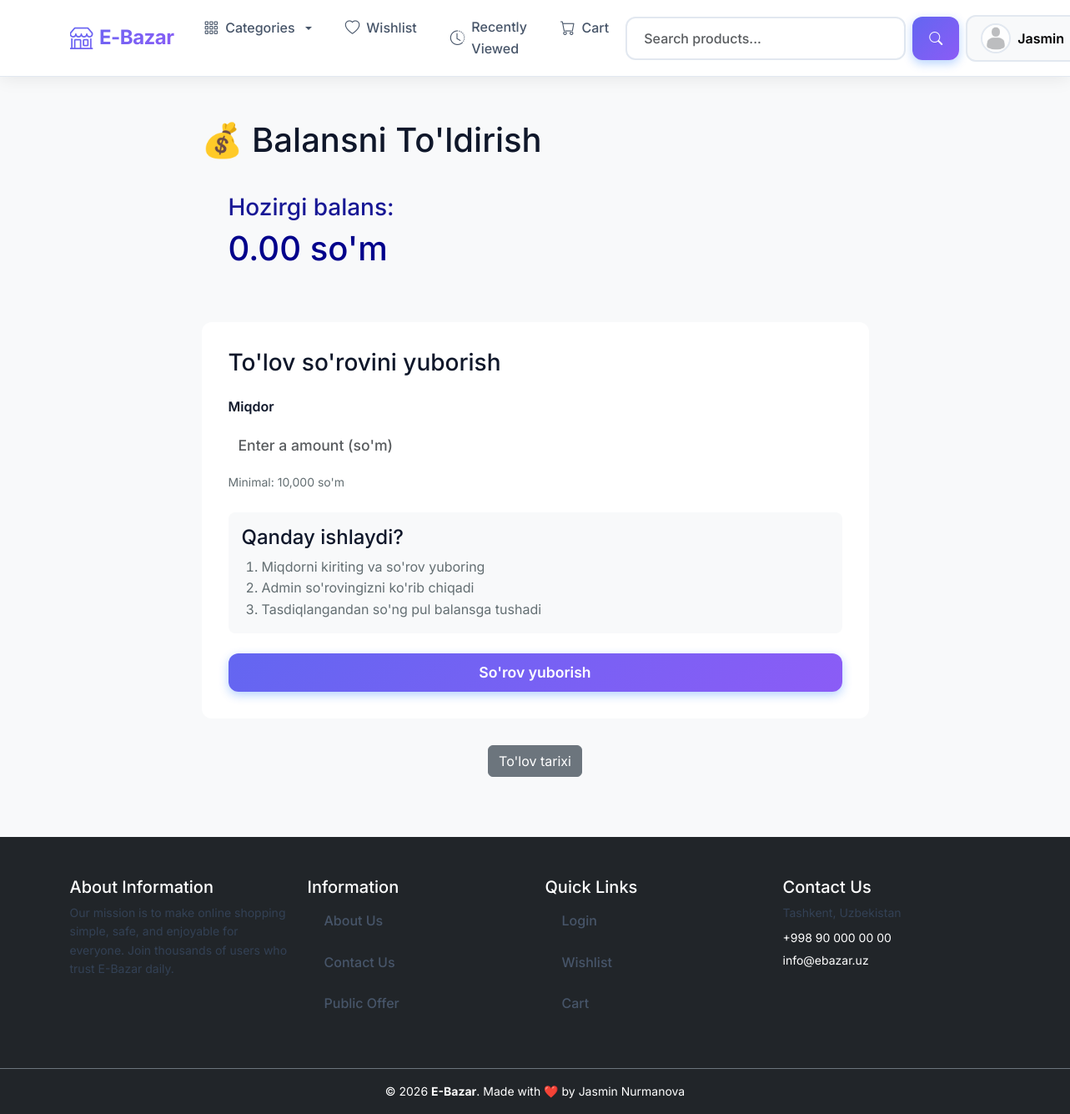
The app's page /users/deposit (signed in) with its own data.
### users/models.py (models this page shows, shortened)
class CustomUser(AbstractUser):
    phone_number = models.CharField(max_length=17, blank=True, null=True)
    tg_username = models.CharField(max_length=30, blank=True)
    avatar = models.ImageField(upload_to='avatars/', default='avatars/default.jpg')
    balance = models.DecimalField(max_digits=15, decimal_places=2, default=0)
    created_at = models.DateTimeField(auto_now_add=True)
    updated_at = models.DateTimeField(auto_now=True)
    def __str__(self):
        return self.username

### users/views.py (the view, shortened to what this page needs)
# urls.py: path('deposit', DepositRequestView.as_view(), name='deposit'),
class DepositRequestView(LoginRequiredMixin, View):
    def get(self, request):
        form = DepositRequestForm()
        user_requests = DepositRequest.objects.filter(user=request.user).order_by('-id')
        context = {
            'form': form,
            'user_requests': user_requests,
            'balance': request.user.balance
        }
        return render(request, 'deposit.html', context)

### users/forms.py
class DepositRequestForm(forms.ModelForm):
    class Meta:
        model = DepositRequest
        fields = ['amount']
        widgets = {
            'amount': forms.NumberInput(attrs={'class': 'form-control','placeholder': 'Enter a amount (so\'m)','min': '10000','step': '1000'})
        }

### main/views.py (called while the page is built)
def for_all_pages(request):
    categories=Category.objects.all()
    return {'categories':categories}

### templates/deposit.html (shortened to what this page needs)
{% extends 'base.html' %}
{% load static %}
{% block content %}
<div style="max-width: 800px; margin: 0 auto;">
    <h1 class="page-title">💰 Balansni To'ldirish</h1>
    <div style="background: linear-gradient(135deg, var(--blue), var(--green)); color: darkblue; padding: 2rem; border-radius: 12px; margin-bottom: 2rem; box-shadow: var(--purple);">
        <h3 style="margin-bottom: 0.5rem; opacity: 0.9;">Hozirgi balans:</h3>
        <h2 style="font-size: 2.5rem; margin: 0;">{{ balance }} so'm</h2>
    </div>
    <div style="background: white; padding: 2rem; border-radius: 12px; box-shadow: var(--yellow); margin-bottom: 2rem;">
        <h3 style="margin-bottom: 1.5rem;">To'lov so'rovini yuborish</h3>
        <form method="post">
            <div class="form-group">
                <label for="{{ form.amount.id_for_label }}">Miqdor</label>
                {{ form.amount }}
                <small style="color: #636e72; display: block; margin-top: 0.5rem;">
                    Minimal: 10,000 so'm
                </small>
            </div>
            <div style="background: #f8f9fa; padding: 1rem; border-radius: 8px; margin: 1.5rem 0;">
                <h4 style="margin-bottom: 0.5rem;">
                    Qanday ishlaydi?
                </h4>
                <ol style="margin: 0; padding-left: 1.5rem; color: #636e72;">
                    <li>Miqdorni kiriting va so'rov yuboring</li>
                    <li>Admin so'rovingizni ko'rib chiqadi</li>
                    <li>Tasdiqlangandan so'ng pul balansga tushadi</li>
                </ol>
            </div>
            <button type="submit" class="btn btn-primary" style="width: 100%; font-size: 1.1rem;">
                So'rov yuborish
            </button>
        </form>
    </div>
    <div style="text-align: center; margin-top: 2rem;">
        <a href="{% url 'users:deposit' %}" class="btn btn-secondary">
            To'lov tarixi
        </a>
    </div>
</div>
{% endblock %}

### templates/base.html (shortened to what this page needs)
<!DOCTYPE html>
{% load static %}
<html lang="en">
<head>
    <link href="https://cdn.jsdelivr.net/npm/bootstrap@5.3.0/dist/css/bootstrap.min.css" rel="stylesheet">
    <link rel="stylesheet" href="https://cdn.jsdelivr.net/npm/bootstrap-icons@1.11.0/font/bootstrap-icons.css">
    <link rel="stylesheet" type="text/css" href="{% static 'styles.css' %}">
</head>
<body>
<nav class="navbar navbar-expand-lg sticky-top">
    <div class="container">
        <a class="navbar-brand" href="{% url 'main:index' %}">
            <i class="bi bi-shop"></i> E-Bazar
        </a>
        <div class="collapse navbar-collapse" id="navbarContent">
            <ul class="navbar-nav me-auto mb-2 mb-lg-0">
                <li class="nav-item dropdown">
                    <a class="nav-link dropdown-toggle" href="#" role="button"
                       data-bs-toggle="dropdown">
                        <i class="bi bi-grid-3x3-gap"></i> Categories
                    </a>
                </li>
                <li class="nav-item">
                    <a class="nav-link" href="{% url 'users:wishlists' %}">
                        <i class="bi bi-heart"></i> Wishlist
                    </a>
                </li>
                <li class="nav-item">
                    <a class="nav-link" href="{% url 'users:recently_viewed' %}">
                        <i class="bi bi-clock-history"></i> Recently Viewed
                    </a>
                </li>
                <li class="nav-item">
                    <a class="nav-link" href="{% url 'users:cart' %}">
                        <i class="bi bi-cart"></i> Cart
                    </a>
                </li>
            </ul>
            <div class="d-flex gap-2 align-items-center">
                <form class="d-flex search-wrapper" action="{% url 'main:index' %}" method="get">
                    <input class="form-control me-2" name="q" type="search"
                           placeholder="Search products..."
                           value="{{ request.GET.q|default_if_none:'' }}">
                    <button class="btn btn-primary">
                        <i class="bi bi-search"></i>
                    </button>
                </form>
                {% if request.user.is_authenticated %}
                <div class="dropdown">
                    <button class="btn btn-light dropdown-toggle d-flex align-items-center gap-2"
                            data-bs-toggle="dropdown">
                        {% if request.user.avatar %}
                            <img src="{{ request.user.avatar.url }}"
                                 class="user-avatar"
                                 alt="{{ request.user.username }}">
                        {% else %}
                            <span class="user-avatar-placeholder">
                                <i class="bi bi-person"></i>
                            </span>
                        {% endif %}
                        <span class="d-none d-md-inline">{{ request.user.username }}</span>
                    </button>
                </div>
                {% else %}
                    <a href="{% url 'login' %}" class="btn btn-outline-primary">Login</a>
                    <a href="{% url 'users:signup' %}" class="btn btn-primary">Sign Up</a>
                {% endif %}
            </div>
        </div>
    </div>
</nav>
<main class="site-main">
    <div class="container site-container">
        {% block content %}{% endblock content %}
    </div>
</main>
{% include "includes/footer.html" %}
</body>
</html>

### static/styles.css (style rules this page uses)
:root { --primary: #6366f1; --primary-dark: #4f46e5; --primary-light: #818cf8; --secondary: #8b5cf6; --secondary-dark: #7c3aed; --accent: #06b6d4; --success: #10b981; --danger: #ef4444; --warning: #f59e0b; --text-dark: #0f172a; --text-medium: #334155; --text-light: #64748b; --text-lighter: #94a3b8; --bg-white: #ffffff; --bg-light: #f8fafc; --bg-lighter: #f1f5f9; --border: #e2e8f0; --border-light: #f1f5f9; --shadow-xs: 0 1px 2px rgba(0,0,0,0.04); --shadow-sm: 0 1px 3px rgba(0,0,0,0.06); --shadow-md: 0 4px 6px rgba(0,0,0,0.07); --shadow-lg: 0 10px 15px rgba(0,0,0,0.08); --shadow-xl: 0 20px 25px rgba(0,0,0,0.10); --shadow-2xl: 0 25px 50px rgba(0,0,0,0.12); --radius-sm: 6px; --radius-md: 10px; --radius-lg: 14px; --radius-xl: 20px; --transition: all 0.2s cubic-bezier(0.4, 0, 0.2, 1); }
html, body { height: 100%; }
body { font-family: 'Inter', system-ui, -apple-system, Segoe UI, Roboto, Arial, sans-serif; color: var(--text-dark); background: var(--bg-light); line-height: 1.6; }
.site-main { min-height: calc(100vh - 140px); }
.site-container { padding-top: 20px; padding-bottom: 40px; }
.navbar { background: white !important; box-shadow: var(--shadow-md); border-bottom: 1px solid var(--border); padding: 1rem 0; }
.navbar-brand { font-size: 1.8rem; font-weight: 800; background: linear-gradient(135deg, var(--primary) 0%, var(--secondary) 100%); -webkit-background-clip: text; -webkit-text-fill-color: transparent; background-clip: text; letter-spacing: -0.5px; transition: transform 0.2s; }
.nav-link { font-weight: 600; color: var(--text-dark) !important; padding: 0.5rem 1rem !important; margin: 0 0.25rem; border-radius: 6px; transition: all 0.2s; position: relative; }
.btn-primary { background: linear-gradient(135deg, var(--primary) 0%, var(--secondary) 100%) !important; border: none !important; font-weight: 700; padding: 0.6rem 1.5rem; border-radius: 8px; transition: all 0.3s; box-shadow: 0 4px 15px rgba(102, 126, 234, 0.3); }

### templates/base.html (style rules this page uses)
* { margin: 0; padding: 0; box-sizing: border-box; }
body { font-family: 'Inter', sans-serif; background: #f8f9fa; }
.navbar { background: rgba(255, 255, 255, 0.95); backdrop-filter: blur(10px); box-shadow: 0 2px 20px rgba(0, 0, 0, 0.08); padding: 0.75rem 0; transition: all 0.3s ease; }
.navbar-brand { font-weight: 700; font-size: 1.5rem; color: #0d6efd !important; display: flex; align-items: center; gap: 0.5rem; transition: transform 0.3s ease; }
.navbar-brand i { font-size: 1.75rem; }
.nav-link { font-weight: 500; color: #475569 !important; padding: 0.5rem 1rem !important; border-radius: 8px; transition: all 0.3s ease; display: flex; align-items: center; gap: 0.5rem; }
.nav-link i { font-size: 1.1rem; }
.search-wrapper { position: relative; min-width: 400px; }
.search-wrapper .form-control { border: 2px solid #e2e8f0; border-radius: 12px; padding: 0.75rem 1.25rem; transition: all 0.3s ease; font-weight: 500; min-width: 300px; }
.form-control { border: 2px solid #e2e8f0; border-radius: 12px; padding: 0.6rem 1rem; transition: all 0.3s ease; font-weight: 500; }
.btn-primary { background: linear-gradient(135deg, #0d6efd 0%, #0b5ed7 100%); border: none; border-radius: 12px; padding: 0.6rem 1.25rem; font-weight: 600; transition: all 0.3s ease; box-shadow: 0 4px 12px rgba(13, 110, 253, 0.3); }
.btn-light { background: #f8f9fa; border: 2px solid #e2e8f0; border-radius: 12px; padding: 0.5rem 1rem; font-weight: 600; transition: all 0.3s ease; }
.user-avatar { width: 36px; height: 36px; border-radius: 50%; object-fit: cover; border: 2px solid #e2e8f0; transition: all 0.3s ease; }
.site-main { min-height: calc(100vh - 200px); padding: 2rem 0; }

### templates/deposit.html (style rules this page uses)
.form-group { margin-bottom: 1.5rem; }
.form-group label { display: block; margin-bottom: 0.5rem; font-weight: 600; color: var(--purple); }
.form-group input { width: 100%; padding: 0.75rem; border: 2px solid var(--border-color); border-radius: 8px; font-size: 1.1rem; transition: border-color 0.3s; }

### records on screen
CustomUser: user.avatar (placeholder picture), user.username "Jasmin", balance "0.00"
